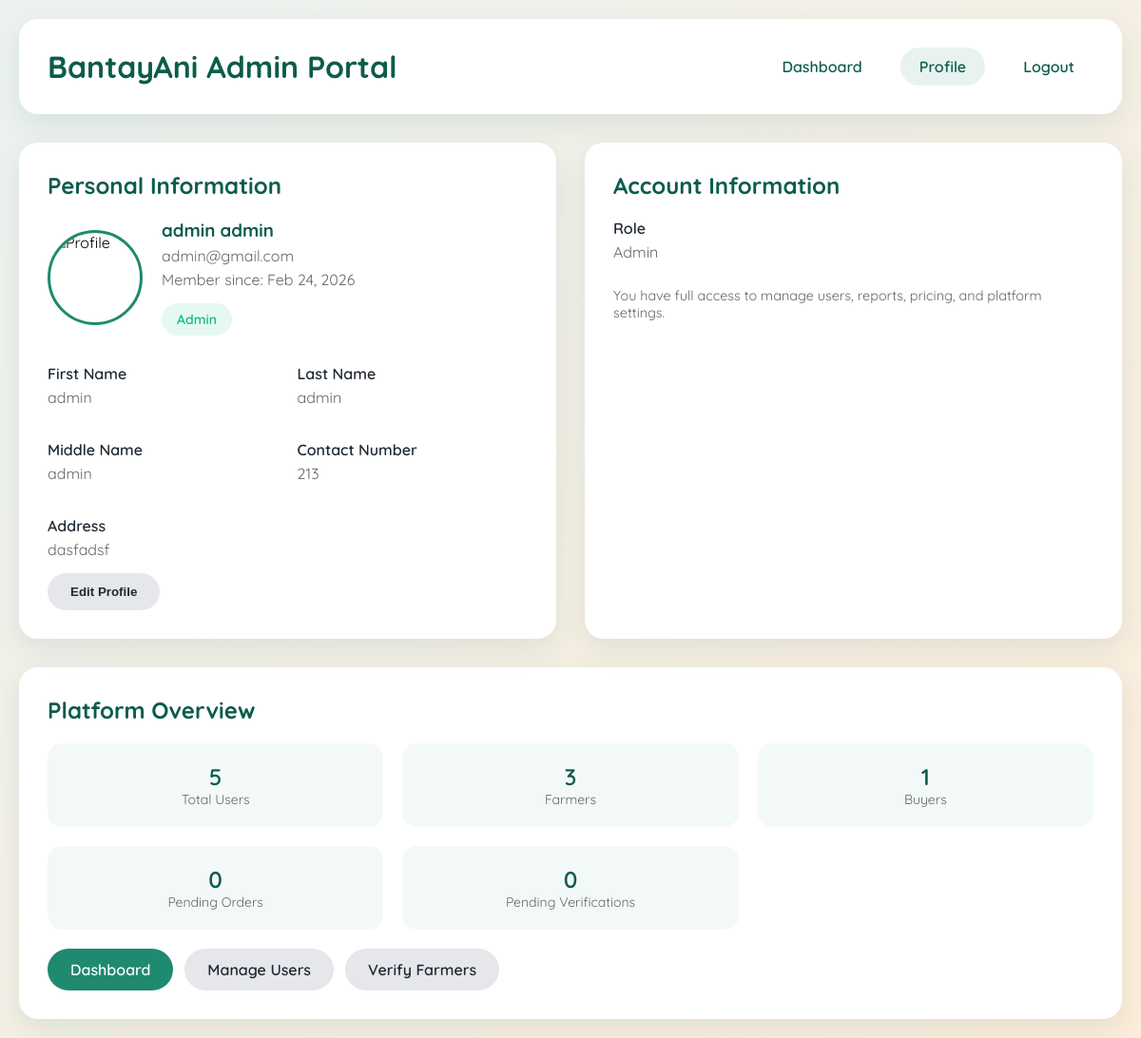
The app's page /admin/profile.php (signed in) with its own data.
### tables this page shows
CREATE TABLE `users` (
  `user_id` int(11) NOT NULL,
  `role` enum('Farmer','Buyer','Admin') NOT NULL,
  `first_name` varchar(45) NOT NULL,
  `middle_name` varchar(45) NOT NULL,
  `last_name` varchar(45) NOT NULL,
  `email` varchar(45) NOT NULL,
  `password` varchar(255) NOT NULL,
  `contact_number` varchar(45) DEFAULT NULL,
  `address` varchar(45) NOT NULL,
  `is_verified` tinyint(4) DEFAULT 0,
  `created_at` timestamp NULL DEFAULT current_timestamp(),
  `img_path` varchar(255) DEFAULT NULL
);

### admin/profile.php (the view, shortened to what this page needs)
<?php
require_once __DIR__ . '/../includes/config.php';
$user_id = $_SESSION['user_id'];
$stmt = $conn->prepare("
    SELECT u.first_name, u.middle_name, u.last_name, u.email,
           u.contact_number, u.address, u.img_path, u.is_verified, u.created_at
    FROM users u
    WHERE u.user_id = ?
    LIMIT 1
");
$stmt->bind_param('i', $user_id);
$stmt->execute();
$user = $stmt->get_result()->fetch_assoc();
$platform_stats = [
    'total_users' => 0,
    'total_farmers' => 0,
    'total_buyers' => 0,
    'pending_orders' => 0,
    'pending_verifications' => 0,
];
try {
    $stmt = $conn->query("
        SELECT
            (SELECT COUNT(*) FROM users) AS total_users,
            (SELECT COUNT(*) FROM users WHERE role = 'Farmer') AS total_farmers,
            (SELECT COUNT(*) FROM users WHERE role = 'Buyer') AS total_buyers,
            (SELECT COUNT(*) FROM orders WHERE order_status = 'Pending') AS pending_orders
    ");
    if ($stmt && $row = $stmt->fetch_assoc()) {
        $platform_stats['total_users'] = (int)($row['total_users'] ?? 0);
        $platform_stats['total_farmers'] = (int)($row['total_farmers'] ?? 0);
        $platform_stats['total_buyers'] = (int)($row['total_buyers'] ?? 0);
        $platform_stats['pending_orders'] = (int)($row['pending_orders'] ?? 0);
    }
    $stmt = $conn->query("SELECT COUNT(*) AS n FROM farmer_verification WHERE status = 'Pending'");
    if ($stmt && $row = $stmt->fetch_assoc()) {
        $platform_stats['pending_verifications'] = (int)($row['n'] ?? 0);
    }
} catch (Exception $e) {
    error_log("Admin profile stats: " . $e->getMessage());
}
$profile_img = $user['img_path'] ?? '';
$default_avatar = '../images/default-avatar.png';
$public_profile_path = !empty($profile_img)
    ? '../' . ltrim($profile_img, '/')
    : $default_avatar;
?>
<!DOCTYPE html>
<html lang="en">
<head>
</head>
<body>
    <div class="container">
        <div class="header">
            <h1 style="margin: 0; color: var(--green-dark);">BantayAni Admin Portal</h1>
            <div class="nav-links">
                <a href="index.php">Dashboard</a>
                <a href="profile.php" style="background: rgba(31, 138, 112, 0.1);">Profile</a>
                <a href="/bantayani/user/logout.php">Logout</a>
            </div>
        </div>
        <div class="profile-grid">
            <div class="card" id="personalCard">
                <h2>Personal Information</h2>
                <div class="profile-header">
                    <img src="<?= htmlspecialchars($public_profile_path) ?>" class="profile-avatar"
                         alt="Profile" onerror="this.src='../images/default-avatar.png';">
                    <div class="profile-info">
                        <h3><?= htmlspecialchars($user['first_name'] . ' ' . $user['last_name']) ?></h3>
                        <p><?= htmlspecialchars($user['email']) ?></p>
                        <p>Member since: <?= date('M d, Y', strtotime($user['created_at'])) ?></p>
                        <span class="verification-status status-verified">Admin</span>
                    </div>
                </div>
                <div class="view-mode">
                    <div class="info-grid">
                        <div class="info-item">
                            <label>First Name</label>
                            <p><?= htmlspecialchars($user['first_name']) ?></p>
                        </div>
                        <div class="info-item">
                            <label>Last Name</label>
                            <p><?= htmlspecialchars($user['last_name']) ?></p>
                        </div>
                        <div class="info-item">
                            <label>Middle Name</label>
                            <p><?= htmlspecialchars($user['middle_name'] ?? '—') ?></p>
                        </div>
                        <div class="info-item">
                            <label>Contact Number</label>
                            <p><?= htmlspecialchars($user['contact_number'] ?? '—') ?></p>
                        </div>
                        <div class="info-item" style="grid-column: 1 / -1;">
                            <label>Address</label>
                            <p><?= htmlspecialchars($user['address']) ?></p>
                        </div>
                    </div>
                    <button type="button" class="btn btn-secondary edit-btn" onclick="toggleEditMode()">Edit Profile</button>
                </div>
            </div>
            <div class="card">
                <h2>Account Information</h2>
                <div class="info-grid">
                    <div class="info-item">
                        <label>Role</label>
                        <p>Admin</p>
                    </div>
                </div>
                <p style="color: #666; font-size: 0.9rem; margin-top: 12px;">You have full access to manage users, reports, pricing, and platform settings.</p>
            </div>
        </div>
        <div class="card">
            <h2>Platform Overview</h2>
            <div class="stats-grid">
                <div class="stat-card">
                    <div class="stat-number"><?= $platform_stats['total_users'] ?></div>
                    <div class="stat-label">Total Users</div>
                </div>
                <div class="stat-card">
                    <div class="stat-number"><?= $platform_stats['total_farmers'] ?></div>
                    <div class="stat-label">Farmers</div>
                </div>
                <div class="stat-card">
                    <div class="stat-number"><?= $platform_stats['total_buyers'] ?></div>
                    <div class="stat-label">Buyers</div>
                </div>
                <div class="stat-card">
                    <div class="stat-number"><?= $platform_stats['pending_orders'] ?></div>
                    <div class="stat-label">Pending Orders</div>
                </div>
                <div class="stat-card">
                    <div class="stat-number"><?= $platform_stats['pending_verifications'] ?></div>
                    <div class="stat-label">Pending Verifications</div>
                </div>
            </div>
            <div style="display: flex; gap: 12px; margin-top: 16px; flex-wrap: wrap;">
                <a href="index.php" class="btn">Dashboard</a>
                <a href="users.php" class="btn btn-secondary">Manage Users</a>
                <a href="verify_farmers.php" class="btn btn-secondary">Verify Farmers</a>
            </div>
        </div>
    </div>
</body>
</html>

### admin/profile.php (style rules this page uses)
:root { --green-dark: #0c5c4c; --green: #1f8a70; --beige: #f6f1e9; --text: #1f2933; --error: #b91c1c; --warning: #f59e0b; --success: #10b981; }
* { box-sizing: border-box; }
body { margin: 0; font-family: 'Quicksand', 'Segoe UI', sans-serif; background: linear-gradient(135deg, rgba(12, 92, 76, 0.08), rgba(242, 135, 5, 0.15)); min-height: 100vh; }
.container { max-width: 1200px; margin: 0 auto; padding: 20px; }
.header { background: white; border-radius: 20px; padding: 30px; margin-bottom: 30px; box-shadow: 0 10px 30px rgba(12, 92, 76, 0.1); display: flex; justify-content: space-between; align-items: center; }
.nav-links { display: flex; gap: 20px; }
.nav-links a { text-decoration: none; color: var(--green-dark); font-weight: 600; padding: 10px 20px; border-radius: 25px; transition: background 0.3s ease; }
.profile-grid { display: grid; grid-template-columns: 1fr 1fr; gap: 30px; margin-bottom: 30px; }
.card { background: white; border-radius: 20px; padding: 30px; box-shadow: 0 10px 30px rgba(12, 92, 76, 0.1); }
.card h2 { color: var(--green-dark); margin-top: 0; margin-bottom: 20px; }
.profile-header { display: flex; align-items: center; gap: 20px; margin-bottom: 30px; }
.profile-avatar { width: 100px; height: 100px; border-radius: 50%; object-fit: cover; border: 3px solid var(--green); }
.profile-info h3 { margin: 0; color: var(--green-dark); }
.profile-info p { margin: 5px 0; color: #666; }
.verification-status { display: inline-block; padding: 8px 16px; border-radius: 20px; font-weight: 600; font-size: 14px; margin-top: 10px; }
.status-verified { background: rgba(16, 185, 129, 0.1); color: var(--success); }
.info-grid { display: grid; grid-template-columns: 1fr 1fr; gap: 20px; }
.info-item { margin-bottom: 15px; }
.info-item label { display: block; font-weight: 600; color: var(--text); margin-bottom: 5px; }
.info-item p { margin: 0; color: #666; }
.stats-grid { display: grid; grid-template-columns: repeat(3, 1fr); gap: 20px; margin-bottom: 20px; }
.stat-card { text-align: center; padding: 20px; background: rgba(31, 138, 112, 0.05); border-radius: 15px; }
.stat-number { font-size: 24px; font-weight: 600; color: var(--green-dark); }
.stat-label { color: #666; font-size: 14px; }
.btn { display: inline-block; padding: 12px 24px; background: var(--green); color: white; text-decoration: none; border-radius: 25px; font-weight: 600; border: none; cursor: pointer; transition: background 0.3s ease; }
.btn-secondary { background: #e5e7eb; color: var(--text); }

### records on screen
users: first_name+last_name "admin admin", email "admin@gmail.com", created_at "Feb 24, 2026", first_name "admin", last_name "admin", middle_name "admin", contact_number "213", address "dasfadsf"

### other values on screen
$platform_stats['total_users'] "5"
$platform_stats['total_farmers'] "3"
$platform_stats['total_buyers'] "1"
$platform_stats['pending_orders'] "0"
$platform_stats['pending_verifications'] "0"
